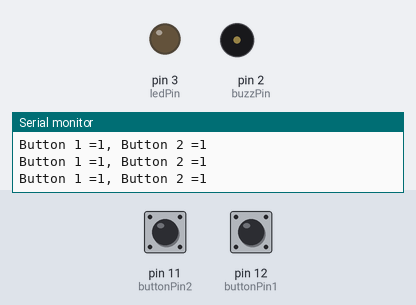
Simulated run of this sketch. Board: Arduino Uno, built with avr-gcc and run on an emulated ATmega328P. Shown: output pins drawn as LEDs (lit = HIGH), buzzer (waves = sounding, pin HIGH), the last lines printed to the serial monitor. Inputs (shaded band) come from the test bench; at power-on: pin 11 (buttonPin2) HIGH, pin 12 (buttonPin1) HIGH.

Above: at 1.8 s.
1.9 s: pin 11 (buttonPin2) pulled LOW for 3.2 s
At 2.9 s:
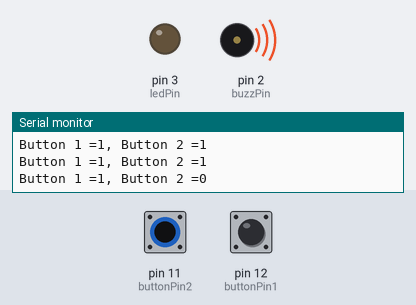
7.5 s: pin 12 (buttonPin1) pulled LOW for 0.6 s
At 9.4 s:
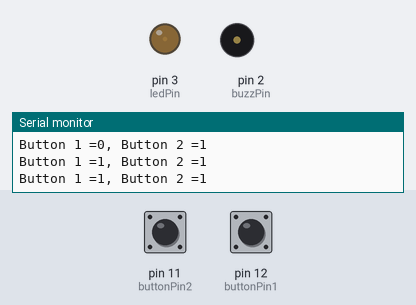
10.0 s: pin 11 (buttonPin2) pulled LOW for 0.6 s
At 10.9 s:
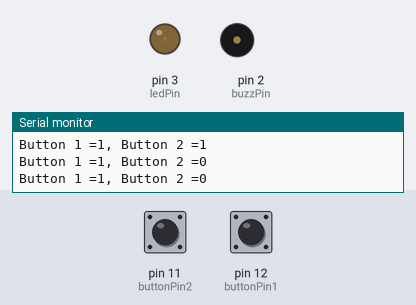
12.5 s: pin 12 (buttonPin1) pulled LOW for 1 s
At 13.4 s:
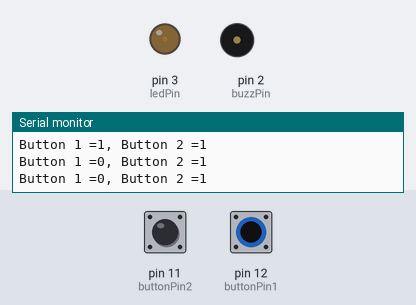
15.0 s: pin 11 (buttonPin2) pulled LOW for 1 s
At 15.9 s:
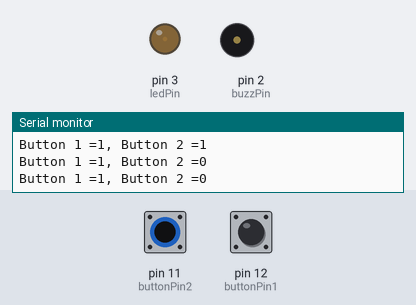
Timing chart, 0 to 18.0 s (numbered marks = the images above; inputs shaded):
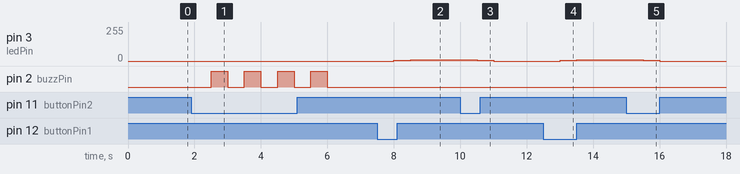

The sketch:

pushbuttons_dimmableLED.ino
```cpp
int buttonPin1=12;
int buttonPin2=11;
int buttonVal1;
int buttonVal2;
int ledBright=0;
int buzzPin=2;
int ledPin=3;
int dt=500;
void setup() {
  pinMode(buttonPin1,INPUT);
  pinMode(buttonPin2,INPUT);
  pinMode(ledPin,OUTPUT);
  Serial.begin(9600);
  pinMode(buzzPin,OUTPUT);
  // put your setup code here, to run once:

}

void loop() {
  buttonVal1=digitalRead(buttonPin1);
  buttonVal2=digitalRead(buttonPin2);
  Serial.print("Button 1 =");
  Serial.print(buttonVal1);
  Serial.print(", ");
  Serial.print("Button 2 =");
  Serial.println(buttonVal2);
  delay(dt);
  if(buttonVal1==0){
    ledBright=ledBright+5;
  }
  if (buttonVal2==0){
    ledBright=ledBright-5;
  }
  if(ledBright>255){
    ledBright=255;
    digitalWrite(buzzPin,HIGH);
    delay(dt);
    digitalWrite(buzzPin,LOW);

  }
  if(ledBright<0){
    ledBright=0;
    digitalWrite(buzzPin,HIGH);
    delay(dt);
    digitalWrite(buzzPin,LOW);
  }
  // put your main code here, to run repeatedly:
  analogWrite(ledPin,ledBright);
}
```

Measured:
- after the input at 1.9 s, pin 2 (buzzPin): alternates HIGH for 0.50 s and LOW for 0.50 s, 8 changes in all, then stays LOW, starting after 0.60 s
- after the input at 7.5 s, pin 3 (ledPin): 0/255 → 5/255 after 0.50 s, → 10/255 0.50 s later
- after the input at 10.0 s, pin 3 (ledPin): 10/255 → 5/255 after 0.51 s, → 0/255 0.50 s later
- after the input at 12.5 s, pin 3 (ledPin): 0/255 → 5/255 after 0.51 s, → 10/255 0.50 s later
- after the input at 15.0 s, pin 3 (ledPin): 10/255 → 5/255 after 0.51 s, → 0/255 0.50 s later
